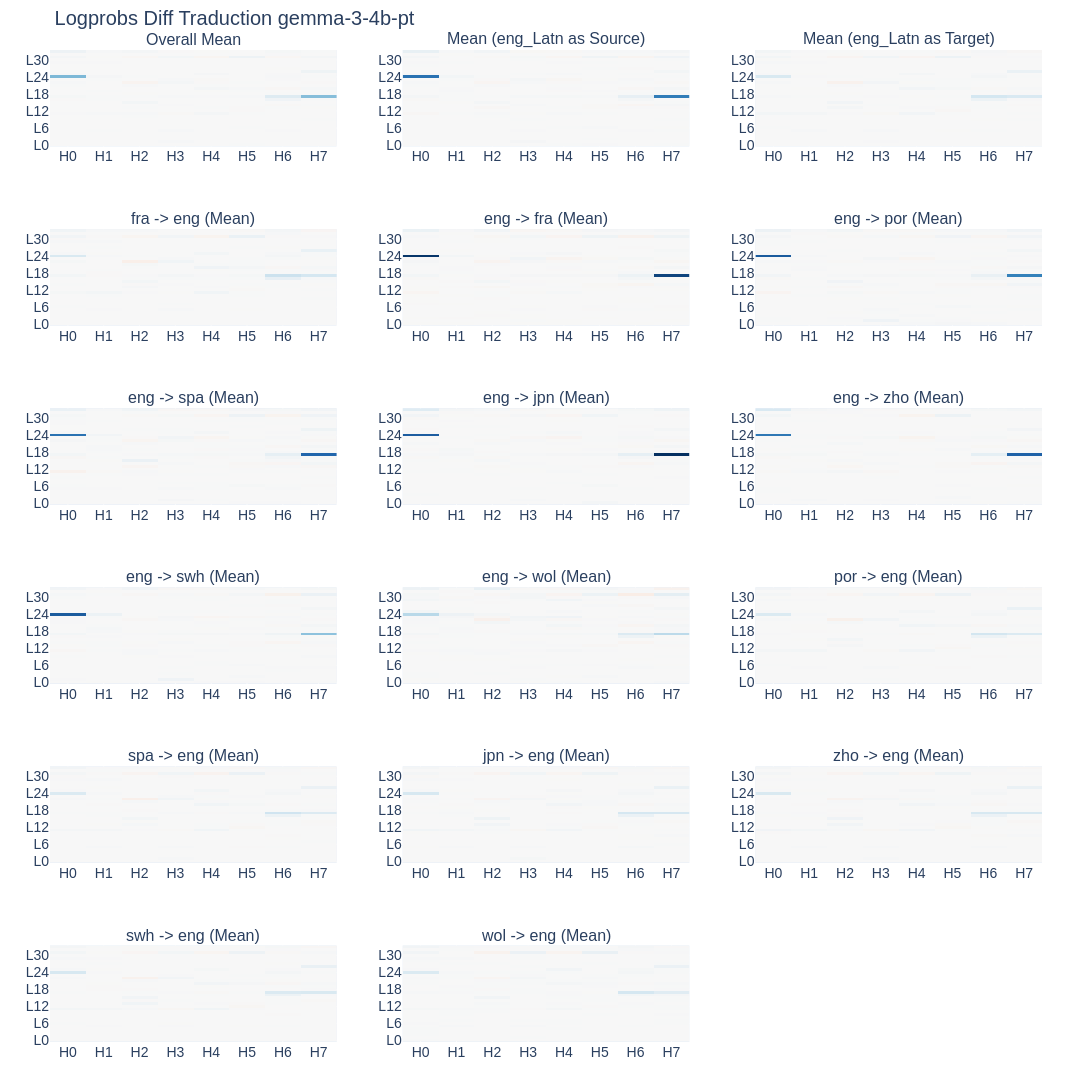

Here is the notebook cell this chart was saved with:
### Code cell
plot_logprobs_diff(
    logprobs_diff_lang,
    logprobs_diff_lang.keys(),
    title="Logprobs Diff Traduction gemma-3-4b-pt",
)

### Figure 1 — Plotly figure (JSON) as saved in the notebook; plotly's stock layout.template omitted (floating-point values rounded to 4 significant figures; data arrays with more than 128 entries replaced by an {"elided": "..."} marker saying what was removed)
{"data": [{"colorscale": [[0, "rgb(103,0,31)"], [0.1, "rgb(178,24,43)"], [0.2, "rgb(214,96,77)"], [0.3, "rgb(244,165,130)"], [0.4, "rgb(253,219,199)"], [0.5, "rgb(247,247,247)"], [0.6, "rgb(209,229,240)"], [0.7, "rgb(146,197,222)"], [0.8, "rgb(67,147,195)"], [0.9, "rgb(33,102,172)"], [1, "rgb(5,48,97)"]], "showscale": false, "type": "heatmap", "x": ["H0", "H1", "H2", "H3", "H4", "H5", "H6", "H7"], "xaxis": "x", "y": ["L0", "L1", "L2", "L3", "L4", "L5", "L6", "L7", "L8", "L9", "L10", "L11", "L12", "L13", "L14", "L15", "L16", "L17", "L18", "L19", "L20", "L21", "L22", "L23", "L24", "L25", "L26", "L27", "L28", "L29", "L30", "L31", "L32", "L33"], "yaxis": "y", "z": {"elided": "34x8 float values"}, "zmax": 8.666, "zmid": 0, "zmin": -8.666}, {"colorscale": [[0, "rgb(103,0,31)"], [0.1, "rgb(178,24,43)"], [0.2, "rgb(214,96,77)"], [0.3, "rgb(244,165,130)"], [0.4, "rgb(253,219,199)"], [0.5, "rgb(247,247,247)"], [0.6, "rgb(209,229,240)"], [0.7, "rgb(146,197,222)"], [0.8, "rgb(67,147,195)"], [0.9, "rgb(33,102,172)"], [1, "rgb(5,48,97)"]], "showscale": false, "type": "heatmap", "x": ["H0", "H1", "H2", "H3", "H4", "H5", "H6", "H7"], "xaxis": "x2", "y": ["L0", "L1", "L2", "L3", "L4", "L5", "L6", "L7", "L8", "L9", "L10", "L11", "L12", "L13", "L14", "L15", "L16", "L17", "L18", "L19", "L20", "L21", "L22", "L23", "L24", "L25", "L26", "L27", "L28", "L29", "L30", "L31", "L32", "L33"], "yaxis": "y2", "z": {"elided": "34x8 float values"}, "zmax": 8.666, "zmid": 0, "zmin": -8.666}, {"colorscale": [[0, "rgb(103,0,31)"], [0.1, "rgb(178,24,43)"], [0.2, "rgb(214,96,77)"], [0.3, "rgb(244,165,130)"], [0.4, "rgb(253,219,199)"], [0.5, "rgb(247,247,247)"], [0.6, "rgb(209,229,240)"], [0.7, "rgb(146,197,222)"], [0.8, "rgb(67,147,195)"], [0.9, "rgb(33,102,172)"], [1, "rgb(5,48,97)"]], "showscale": false, "type": "heatmap", "x": ["H0", "H1", "H2", "H3", "H4", "H5", "H6", "H7"], "xaxis": "x3", "y": ["L0", "L1", "L2", "L3", "L4", "L5", "L6", "L7", "L8", "L9", "L10", "L11", "L12", "L13", "L14", "L15", "L16", "L17", "L18", "L19", "L20", "L21", "L22", "L23", "L24", "L25", "L26", "L27", "L28", "L29", "L30", "L31", "L32", "L33"], "yaxis": "y3", "z": {"elided": "34x8 float values"}, "zmax": 8.666, "zmid": 0, "zmin": -8.666}, {"colorscale": [[0, "rgb(103,0,31)"], [0.1, "rgb(178,24,43)"], [0.2, "rgb(214,96,77)"], [0.3, "rgb(244,165,130)"], [0.4, "rgb(253,219,199)"], [0.5, "rgb(247,247,247)"], [0.6, "rgb(209,229,240)"], [0.7, "rgb(146,197,222)"], [0.8, "rgb(67,147,195)"], [0.9, "rgb(33,102,172)"], [1, "rgb(5,48,97)"]], "showscale": false, "type": "heatmap", "x": ["H0", "H1", "H2", "H3", "H4", "H5", "H6", "H7"], "xaxis": "x4", "y": ["L0", "L1", "L2", "L3", "L4", "L5", "L6", "L7", "L8", "L9", "L10", "L11", "L12", "L13", "L14", "L15", "L16", "L17", "L18", "L19", "L20", "L21", "L22", "L23", "L24", "L25", "L26", "L27", "L28", "L29", "L30", "L31", "L32", "L33"], "yaxis": "y4", "z": {"elided": "34x8 float values"}, "zmax": 8.666, "zmid": 0, "zmin": -8.666}, {"colorscale": [[0, "rgb(103,0,31)"], [0.1, "rgb(178,24,43)"], [0.2, "rgb(214,96,77)"], [0.3, "rgb(244,165,130)"], [0.4, "rgb(253,219,199)"], [0.5, "rgb(247,247,247)"], [0.6, "rgb(209,229,240)"], [0.7, "rgb(146,197,222)"], [0.8, "rgb(67,147,195)"], [0.9, "rgb(33,102,172)"], [1, "rgb(5,48,97)"]], "showscale": false, "type": "heatmap", "x": ["H0", "H1", "H2", "H3", "H4", "H5", "H6", "H7"], "xaxis": "x5", "y": ["L0", "L1", "L2", "L3", "L4", "L5", "L6", "L7", "L8", "L9", "L10", "L11", "L12", "L13", "L14", "L15", "L16", "L17", "L18", "L19", "L20", "L21", "L22", "L23", "L24", "L25", "L26", "L27", "L28", "L29", "L30", "L31", "L32", "L33"], "yaxis": "y5", "z": {"elided": "34x8 float values"}, "zmax": 8.666, "zmid": 0, "zmin": -8.666}, {"colorscale": [[0, "rgb(103,0,31)"], [0.1, "rgb(178,24,43)"], [0.2, "rgb(214,96,77)"], [0.3, "rgb(244,165,130)"], [0.4, "rgb(253,219,199)"], [0.5, "rgb(247,247,247)"], [0.6, "rgb(209,229,240)"], [0.7, "rgb(146,197,222)"], [0.8, "rgb(67,147,195)"], [0.9, "rgb(33,102,172)"], [1, "rgb(5,48,97)"]], "showscale": false, "type": "heatmap", "x": ["H0", "H1", "H2", "H3", "H4", "H5", "H6", "H7"], "xaxis": "x6", "y": ["L0", "L1", "L2", "L3", "L4", "L5", "L6", "L7", "L8", "L9", "L10", "L11", "L12", "L13", "L14", "L15", "L16", "L17", "L18", "L19", "L20", "L21", "L22", "L23", "L24", "L25", "L26", "L27", "L28", "L29", "L30", "L31", "L32", "L33"], "yaxis": "y6", "z": {"elided": "34x8 float values"}, "zmax": 8.666, "zmid": 0, "zmin": -8.666}, {"colorscale": [[0, "rgb(103,0,31)"], [0.1, "rgb(178,24,43)"], [0.2, "rgb(214,96,77)"], [0.3, "rgb(244,165,130)"], [0.4, "rgb(253,219,199)"], [0.5, "rgb(247,247,247)"], [0.6, "rgb(209,229,240)"], [0.7, "rgb(146,197,222)"], [0.8, "rgb(67,147,195)"], [0.9, "rgb(33,102,172)"], [1, "rgb(5,48,97)"]], "showscale": false, "type": "heatmap", "x": ["H0", "H1", "H2", "H3", "H4", "H5", "H6", "H7"], "xaxis": "x7", "y": ["L0", "L1", "L2", "L3", "L4", "L5", "L6", "L7", "L8", "L9", "L10", "L11", "L12", "L13", "L14", "L15", "L16", "L17", "L18", "L19", "L20", "L21", "L22", "L23", "L24", "L25", "L26", "L27", "L28", "L29", "L30", "L31", "L32", "L33"], "yaxis": "y7", "z": {"elided": "34x8 float values"}, "zmax": 8.666, "zmid": 0, "zmin": -8.666}, {"colorscale": [[0, "rgb(103,0,31)"], [0.1, "rgb(178,24,43)"], [0.2, "rgb(214,96,77)"], [0.3, "rgb(244,165,130)"], [0.4, "rgb(253,219,199)"], [0.5, "rgb(247,247,247)"], [0.6, "rgb(209,229,240)"], [0.7, "rgb(146,197,222)"], [0.8, "rgb(67,147,195)"], [0.9, "rgb(33,102,172)"], [1, "rgb(5,48,97)"]], "showscale": false, "type": "heatmap", "x": ["H0", "H1", "H2", "H3", "H4", "H5", "H6", "H7"], "xaxis": "x8", "y": ["L0", "L1", "L2", "L3", "L4", "L5", "L6", "L7", "L8", "L9", "L10", "L11", "L12", "L13", "L14", "L15", "L16", "L17", "L18", "L19", "L20", "L21", "L22", "L23", "L24", "L25", "L26", "L27", "L28", "L29", "L30", "L31", "L32", "L33"], "yaxis": "y8", "z": {"elided": "34x8 float values"}, "zmax": 8.666, "zmid": 0, "zmin": -8.666}, {"colorscale": [[0, "rgb(103,0,31)"], [0.1, "rgb(178,24,43)"], [0.2, "rgb(214,96,77)"], [0.3, "rgb(244,165,130)"], [0.4, "rgb(253,219,199)"], [0.5, "rgb(247,247,247)"], [0.6, "rgb(209,229,240)"], [0.7, "rgb(146,197,222)"], [0.8, "rgb(67,147,195)"], [0.9, "rgb(33,102,172)"], [1, "rgb(5,48,97)"]], "showscale": false, "type": "heatmap", "x": ["H0", "H1", "H2", "H3", "H4", "H5", "H6", "H7"], "xaxis": "x9", "y": ["L0", "L1", "L2", "L3", "L4", "L5", "L6", "L7", "L8", "L9", "L10", "L11", "L12", "L13", "L14", "L15", "L16", "L17", "L18", "L19", "L20", "L21", "L22", "L23", "L24", "L25", "L26", "L27", "L28", "L29", "L30", "L31", "L32", "L33"], "yaxis": "y9", "z": {"elided": "34x8 float values"}, "zmax": 8.666, "zmid": 0, "zmin": -8.666}, {"colorscale": [[0, "rgb(103,0,31)"], [0.1, "rgb(178,24,43)"], [0.2, "rgb(214,96,77)"], [0.3, "rgb(244,165,130)"], [0.4, "rgb(253,219,199)"], [0.5, "rgb(247,247,247)"], [0.6, "rgb(209,229,240)"], [0.7, "rgb(146,197,222)"], [0.8, "rgb(67,147,195)"], [0.9, "rgb(33,102,172)"], [1, "rgb(5,48,97)"]], "showscale": false, "type": "heatmap", "x": ["H0", "H1", "H2", "H3", "H4", "H5", "H6", "H7"], "xaxis": "x10", "y": ["L0", "L1", "L2", "L3", "L4", "L5", "L6", "L7", "L8", "L9", "L10", "L11", "L12", "L13", "L14", "L15", "L16", "L17", "L18", "L19", "L20", "L21", "L22", "L23", "L24", "L25", "L26", "L27", "L28", "L29", "L30", "L31", "L32", "L33"], "yaxis": "y10", "z": {"elided": "34x8 float values"}, "zmax": 8.666, "zmid": 0, "zmin": -8.666}, {"colorscale": [[0, "rgb(103,0,31)"], [0.1, "rgb(178,24,43)"], [0.2, "rgb(214,96,77)"], [0.3, "rgb(244,165,130)"], [0.4, "rgb(253,219,199)"], [0.5, "rgb(247,247,247)"], [0.6, "rgb(209,229,240)"], [0.7, "rgb(146,197,222)"], [0.8, "rgb(67,147,195)"], [0.9, "rgb(33,102,172)"], [1, "rgb(5,48,97)"]], "showscale": false, "type": "heatmap", "x": ["H0", "H1", "H2", "H3", "H4", "H5", "H6", "H7"], "xaxis": "x11", "y": ["L0", "L1", "L2", "L3", "L4", "L5", "L6", "L7", "L8", "L9", "L10", "L11", "L12", "L13", "L14", "L15", "L16", "L17", "L18", "L19", "L20", "L21", "L22", "L23", "L24", "L25", "L26", "L27", "L28", "L29", "L30", "L31", "L32", "L33"], "yaxis": "y11", "z": {"elided": "34x8 float values"}, "zmax": 8.666, "zmid": 0, "zmin": -8.666}, {"colorscale": [[0, "rgb(103,0,31)"], [0.1, "rgb(178,24,43)"], [0.2, "rgb(214,96,77)"], [0.3, "rgb(244,165,130)"], [0.4, "rgb(253,219,199)"], [0.5, "rgb(247,247,247)"], [0.6, "rgb(209,229,240)"], [0.7, "rgb(146,197,222)"], [0.8, "rgb(67,147,195)"], [0.9, "rgb(33,102,172)"], [1, "rgb(5,48,97)"]], "showscale": false, "type": "heatmap", "x": ["H0", "H1", "H2", "H3", "H4", "H5", "H6", "H7"], "xaxis": "x12", "y": ["L0", "L1", "L2", "L3", "L4", "L5", "L6", "L7", "L8", "L9", "L10", "L11", "L12", "L13", "L14", "L15", "L16", "L17", "L18", "L19", "L20", "L21", "L22", "L23", "L24", "L25", "L26", "L27", "L28", "L29", "L30", "L31", "L32", "L33"], "yaxis": "y12", "z": {"elided": "34x8 float values"}, "zmax": 8.666, "zmid": 0, "zmin": -8.666}, {"colorscale": [[0, "rgb(103,0,31)"], [0.1, "rgb(178,24,43)"], [0.2, "rgb(214,96,77)"], [0.3, "rgb(244,165,130)"], [0.4, "rgb(253,219,199)"], [0.5, "rgb(247,247,247)"], [0.6, "rgb(209,229,240)"], [0.7, "rgb(146,197,222)"], [0.8, "rgb(67,147,195)"], [0.9, "rgb(33,102,172)"], [1, "rgb(5,48,97)"]], "showscale": false, "type": "heatmap", "x": ["H0", "H1", "H2", "H3", "H4", "H5", "H6", "H7"], "xaxis": "x13", "y": ["L0", "L1", "L2", "L3", "L4", "L5", "L6", "L7", "L8", "L9", "L10", "L11", "L12", "L13", "L14", "L15", "L16", "L17", "L18", "L19", "L20", "L21", "L22", "L23", "L24", "L25", "L26", "L27", "L28", "L29", "L30", "L31", "L32", "L33"], "yaxis": "y13", "z": {"elided": "34x8 float values"}, "zmax": 8.666, "zmid": 0, "zmin": -8.666}, {"colorscale": [[0, "rgb(103,0,31)"], [0.1, "rgb(178,24,43)"], [0.2, "rgb(214,96,77)"], [0.3, "rgb(244,165,130)"], [0.4, "rgb(253,219,199)"], [0.5, "rgb(247,247,247)"], [0.6, "rgb(209,229,240)"], [0.7, "rgb(146,197,222)"], [0.8, "rgb(67,147,195)"], [0.9, "rgb(33,102,172)"], [1, "rgb(5,48,97)"]], "showscale": false, "type": "heatmap", "x": ["H0", "H1", "H2", "H3", "H4", "H5", "H6", "H7"], "xaxis": "x14", "y": ["L0", "L1", "L2", "L3", "L4", "L5", "L6", "L7", "L8", "L9", "L10", "L11", "L12", "L13", "L14", "L15", "L16", "L17", "L18", "L19", "L20", "L21", "L22", "L23", "L24", "L25", "L26", "L27", "L28", "L29", "L30", "L31", "L32", "L33"], "yaxis": "y14", "z": {"elided": "34x8 float values"}, "zmax": 8.666, "zmid": 0, "zmin": -8.666}, {"colorscale": [[0, "rgb(103,0,31)"], [0.1, "rgb(178,24,43)"], [0.2, "rgb(214,96,77)"], [0.3, "rgb(244,165,130)"], [0.4, "rgb(253,219,199)"], [0.5, "rgb(247,247,247)"], [0.6, "rgb(209,229,240)"], [0.7, "rgb(146,197,222)"], [0.8, "rgb(67,147,195)"], [0.9, "rgb(33,102,172)"], [1, "rgb(5,48,97)"]], "showscale": false, "type": "heatmap", "x": ["H0", "H1", "H2", "H3", "H4", "H5", "H6", "H7"], "xaxis": "x15", "y": ["L0", "L1", "L2", "L3", "L4", "L5", "L6", "L7", "L8", "L9", "L10", "L11", "L12", "L13", "L14", "L15", "L16", "L17", "L18", "L19", "L20", "L21", "L22", "L23", "L24", "L25", "L26", "L27", "L28", "L29", "L30", "L31", "L32", "L33"], "yaxis": "y15", "z": {"elided": "34x8 float values"}, "zmax": 8.666, "zmid": 0, "zmin": -8.666}, {"colorscale": [[0, "rgb(103,0,31)"], [0.1, "rgb(178,24,43)"], [0.2, "rgb(214,96,77)"], [0.3, "rgb(244,165,130)"], [0.4, "rgb(253,219,199)"], [0.5, "rgb(247,247,247)"], [0.6, "rgb(209,229,240)"], [0.7, "rgb(146,197,222)"], [0.8, "rgb(67,147,195)"], [0.9, "rgb(33,102,172)"], [1, "rgb(5,48,97)"]], "showscale": false, "type": "heatmap", "x": ["H0", "H1", "H2", "H3", "H4", "H5", "H6", "H7"], "xaxis": "x16", "y": ["L0", "L1", "L2", "L3", "L4", "L5", "L6", "L7", "L8", "L9", "L10", "L11", "L12", "L13", "L14", "L15", "L16", "L17", "L18", "L19", "L20", "L21", "L22", "L23", "L24", "L25", "L26", "L27", "L28", "L29", "L30", "L31", "L32", "L33"], "yaxis": "y16", "z": {"elided": "34x8 float values"}, "zmax": 8.666, "zmid": 0, "zmin": -8.666}, {"colorscale": [[0, "rgb(103,0,31)"], [0.1, "rgb(178,24,43)"], [0.2, "rgb(214,96,77)"], [0.3, "rgb(244,165,130)"], [0.4, "rgb(253,219,199)"], [0.5, "rgb(247,247,247)"], [0.6, "rgb(209,229,240)"], [0.7, "rgb(146,197,222)"], [0.8, "rgb(67,147,195)"], [0.9, "rgb(33,102,172)"], [1, "rgb(5,48,97)"]], "showscale": false, "type": "heatmap", "x": ["H0", "H1", "H2", "H3", "H4", "H5", "H6", "H7"], "xaxis": "x17", "y": ["L0", "L1", "L2", "L3", "L4", "L5", "L6", "L7", "L8", "L9", "L10", "L11", "L12", "L13", "L14", "L15", "L16", "L17", "L18", "L19", "L20", "L21", "L22", "L23", "L24", "L25", "L26", "L27", "L28", "L29", "L30", "L31", "L32", "L33"], "yaxis": "y17", "z": {"elided": "34x8 float values"}, "zmax": 8.666, "zmid": 0, "zmin": -8.666}], "layout": {"annotations": [{"font": {"size": 16}, "showarrow": false, "text": "Overall Mean", "x": 0.1444, "xanchor": "center", "xref": "paper", "y": 1.0, "yanchor": "bottom", "yref": "paper"}, {"font": {"size": 16}, "showarrow": false, "text": "Mean (eng_Latn as Source)", "x": 0.5, "xanchor": "center", "xref": "paper", "y": 1.0, "yanchor": "bottom", "yref": "paper"}, {"font": {"size": 16}, "showarrow": false, "text": "Mean (eng_Latn as Target)", "x": 0.8556, "xanchor": "center", "xref": "paper", "y": 1.0, "yanchor": "bottom", "yref": "paper"}, {"font": {"size": 16}, "showarrow": false, "text": "fra -> eng (Mean)", "x": 0.1444, "xanchor": "center", "xref": "paper", "y": 0.8194, "yanchor": "bottom", "yref": "paper"}, {"font": {"size": 16}, "showarrow": false, "text": "eng -> fra (Mean)", "x": 0.5, "xanchor": "center", "xref": "paper", "y": 0.8194, "yanchor": "bottom", "yref": "paper"}, {"font": {"size": 16}, "showarrow": false, "text": "eng -> por (Mean)", "x": 0.8556, "xanchor": "center", "xref": "paper", "y": 0.8194, "yanchor": "bottom", "yref": "paper"}, {"font": {"size": 16}, "showarrow": false, "text": "eng -> spa (Mean)", "x": 0.1444, "xanchor": "center", "xref": "paper", "y": 0.6389, "yanchor": "bottom", "yref": "paper"}, {"font": {"size": 16}, "showarrow": false, "text": "eng -> jpn (Mean)", "x": 0.5, "xanchor": "center", "xref": "paper", "y": 0.6389, "yanchor": "bottom", "yref": "paper"}, {"font": {"size": 16}, "showarrow": false, "text": "eng -> zho (Mean)", "x": 0.8556, "xanchor": "center", "xref": "paper", "y": 0.6389, "yanchor": "bottom", "yref": "paper"}, {"font": {"size": 16}, "showarrow": false, "text": "eng -> swh (Mean)", "x": 0.1444, "xanchor": "center", "xref": "paper", "y": 0.4583, "yanchor": "bottom", "yref": "paper"}, {"font": {"size": 16}, "showarrow": false, "text": "eng -> wol (Mean)", "x": 0.5, "xanchor": "center", "xref": "paper", "y": 0.4583, "yanchor": "bottom", "yref": "paper"}, {"font": {"size": 16}, "showarrow": false, "text": "por -> eng (Mean)", "x": 0.8556, "xanchor": "center", "xref": "paper", "y": 0.4583, "yanchor": "bottom", "yref": "paper"}, {"font": {"size": 16}, "showarrow": false, "text": "spa -> eng (Mean)", "x": 0.1444, "xanchor": "center", "xref": "paper", "y": 0.2778, "yanchor": "bottom", "yref": "paper"}, {"font": {"size": 16}, "showarrow": false, "text": "jpn -> eng (Mean)", "x": 0.5, "xanchor": "center", "xref": "paper", "y": 0.2778, "yanchor": "bottom", "yref": "paper"}, {"font": {"size": 16}, "showarrow": false, "text": "zho -> eng (Mean)", "x": 0.8556, "xanchor": "center", "xref": "paper", "y": 0.2778, "yanchor": "bottom", "yref": "paper"}, {"font": {"size": 16}, "showarrow": false, "text": "swh -> eng (Mean)", "x": 0.1444, "xanchor": "center", "xref": "paper", "y": 0.09722, "yanchor": "bottom", "yref": "paper"}, {"font": {"size": 16}, "showarrow": false, "text": "wol -> eng (Mean)", "x": 0.5, "xanchor": "center", "xref": "paper", "y": 0.09722, "yanchor": "bottom", "yref": "paper"}], "font": {"family": "Arial", "size": 14}, "height": 2400, "legend": {"orientation": "h", "title": {"text": ""}, "x": 1, "xanchor": "right", "y": 1.02, "yanchor": "bottom"}, "margin": {"b": 50, "l": 50, "r": 50, "t": 50}, "title": {"text": "Logprobs Diff Traduction gemma-3-4b-pt"}, "width": 1200, "xaxis": {"anchor": "y", "domain": [0, 0.2889], "tickfont": {"family": "Arial", "size": 14}, "title": {"font": {"family": "Arial", "size": 16}}}, "xaxis10": {"anchor": "y10", "domain": [0, 0.2889], "tickfont": {"family": "Arial", "size": 14}, "title": {"font": {"family": "Arial", "size": 16}}}, "xaxis11": {"anchor": "y11", "domain": [0.3556, 0.6444], "tickfont": {"family": "Arial", "size": 14}, "title": {"font": {"family": "Arial", "size": 16}}}, "xaxis12": {"anchor": "y12", "domain": [0.7111, 1], "tickfont": {"family": "Arial", "size": 14}, "title": {"font": {"family": "Arial", "size": 16}}}, "xaxis13": {"anchor": "y13", "domain": [0, 0.2889], "tickfont": {"family": "Arial", "size": 14}, "title": {"font": {"family": "Arial", "size": 16}}}, "xaxis14": {"anchor": "y14", "domain": [0.3556, 0.6444], "tickfont": {"family": "Arial", "size": 14}, "title": {"font": {"family": "Arial", "size": 16}}}, "xaxis15": {"anchor": "y15", "domain": [0.7111, 1], "tickfont": {"family": "Arial", "size": 14}, "title": {"font": {"family": "Arial", "size": 16}}}, "xaxis16": {"anchor": "y16", "domain": [0, 0.2889], "tickfont": {"family": "Arial", "size": 14}, "title": {"font": {"family": "Arial", "size": 16}}}, "xaxis17": {"anchor": "y17", "domain": [0.3556, 0.6444], "tickfont": {"family": "Arial", "size": 14}, "title": {"font": {"family": "Arial", "size": 16}}}, "xaxis18": {"anchor": "y18", "domain": [0.7111, 1], "tickfont": {"family": "Arial", "size": 14}, "title": {"font": {"family": "Arial", "size": 16}}}, "xaxis2": {"anchor": "y2", "domain": [0.3556, 0.6444], "tickfont": {"family": "Arial", "size": 14}, "title": {"font": {"family": "Arial", "size": 16}}}, "xaxis3": {"anchor": "y3", "domain": [0.7111, 1], "tickfont": {"family": "Arial", "size": 14}, "title": {"font": {"family": "Arial", "size": 16}}}, "xaxis4": {"anchor": "y4", "domain": [0, 0.2889], "tickfont": {"family": "Arial", "size": 14}, "title": {"font": {"family": "Arial", "size": 16}}}, "xaxis5": {"anchor": "y5", "domain": [0.3556, 0.6444], "tickfont": {"family": "Arial", "size": 14}, "title": {"font": {"family": "Arial", "size": 16}}}, "xaxis6": {"anchor": "y6", "domain": [0.7111, 1], "tickfont": {"family": "Arial", "size": 14}, "title": {"font": {"family": "Arial", "size": 16}}}, "xaxis7": {"anchor": "y7", "domain": [0, 0.2889], "tickfont": {"family": "Arial", "size": 14}, "title": {"font": {"family": "Arial", "size": 16}}}, "xaxis8": {"anchor": "y8", "domain": [0.3556, 0.6444], "tickfont": {"family": "Arial", "size": 14}, "title": {"font": {"family": "Arial", "size": 16}}}, "xaxis9": {"anchor": "y9", "domain": [0.7111, 1], "tickfont": {"family": "Arial", "size": 14}, "title": {"font": {"family": "Arial", "size": 16}}}, "yaxis": {"anchor": "x", "domain": [0.9028, 1.0], "tickfont": {"family": "Arial", "size": 14}, "title": {"font": {"family": "Arial", "size": 16}}}, "yaxis10": {"anchor": "x10", "domain": [0.3611, 0.4583], "tickfont": {"family": "Arial", "size": 14}, "title": {"font": {"family": "Arial", "size": 16}}}, "yaxis11": {"anchor": "x11", "domain": [0.3611, 0.4583], "tickfont": {"family": "Arial", "size": 14}, "title": {"font": {"family": "Arial", "size": 16}}}, "yaxis12": {"anchor": "x12", "domain": [0.3611, 0.4583], "tickfont": {"family": "Arial", "size": 14}, "title": {"font": {"family": "Arial", "size": 16}}}, "yaxis13": {"anchor": "x13", "domain": [0.1806, 0.2778], "tickfont": {"family": "Arial", "size": 14}, "title": {"font": {"family": "Arial", "size": 16}}}, "yaxis14": {"anchor": "x14", "domain": [0.1806, 0.2778], "tickfont": {"family": "Arial", "size": 14}, "title": {"font": {"family": "Arial", "size": 16}}}, "yaxis15": {"anchor": "x15", "domain": [0.1806, 0.2778], "tickfont": {"family": "Arial", "size": 14}, "title": {"font": {"family": "Arial", "size": 16}}}, "yaxis16": {"anchor": "x16", "domain": [0, 0.09722], "tickfont": {"family": "Arial", "size": 14}, "title": {"font": {"family": "Arial", "size": 16}}}, "yaxis17": {"anchor": "x17", "domain": [0, 0.09722], "tickfont": {"family": "Arial", "size": 14}, "title": {"font": {"family": "Arial", "size": 16}}}, "yaxis18": {"anchor": "x18", "domain": [0, 0.09722], "tickfont": {"family": "Arial", "size": 14}, "title": {"font": {"family": "Arial", "size": 16}}}, "yaxis2": {"anchor": "x2", "domain": [0.9028, 1.0], "tickfont": {"family": "Arial", "size": 14}, "title": {"font": {"family": "Arial", "size": 16}}}, "yaxis3": {"anchor": "x3", "domain": [0.9028, 1.0], "tickfont": {"family": "Arial", "size": 14}, "title": {"font": {"family": "Arial", "size": 16}}}, "yaxis4": {"anchor": "x4", "domain": [0.7222, 0.8194], "tickfont": {"family": "Arial", "size": 14}, "title": {"font": {"family": "Arial", "size": 16}}}, "yaxis5": {"anchor": "x5", "domain": [0.7222, 0.8194], "tickfont": {"family": "Arial", "size": 14}, "title": {"font": {"family": "Arial", "size": 16}}}, "yaxis6": {"anchor": "x6", "domain": [0.7222, 0.8194], "tickfont": {"family": "Arial", "size": 14}, "title": {"font": {"family": "Arial", "size": 16}}}, "yaxis7": {"anchor": "x7", "domain": [0.5417, 0.6389], "tickfont": {"family": "Arial", "size": 14}, "title": {"font": {"family": "Arial", "size": 16}}}, "yaxis8": {"anchor": "x8", "domain": [0.5417, 0.6389], "tickfont": {"family": "Arial", "size": 14}, "title": {"font": {"family": "Arial", "size": 16}}}, "yaxis9": {"anchor": "x9", "domain": [0.5417, 0.6389], "tickfont": {"family": "Arial", "size": 14}, "title": {"font": {"family": "Arial", "size": 16}}}}}
